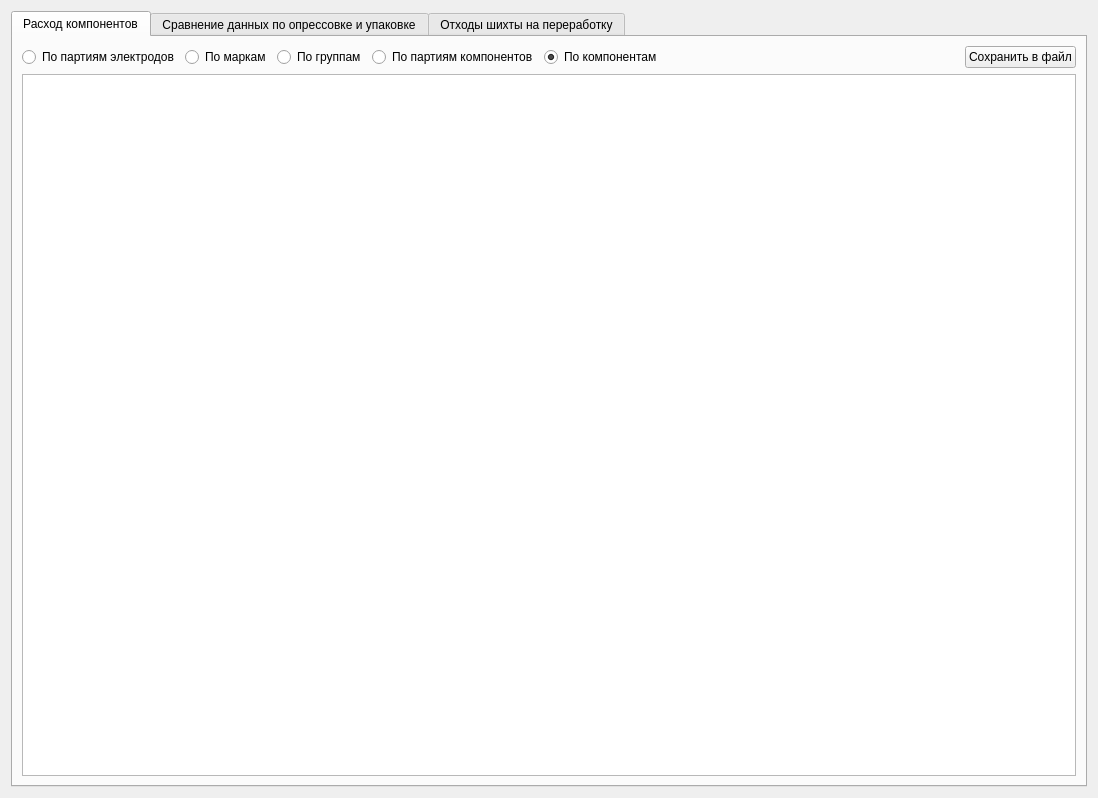
<?xml version="1.0" encoding="UTF-8"?>
<ui version="4.0">
 <class>FormReport</class>
 <widget class="QWidget" name="FormReport">
  <property name="geometry">
   <rect>
    <x>0</x>
    <y>0</y>
    <width>1098</width>
    <height>798</height>
   </rect>
  </property>
  <property name="windowTitle">
   <string>Расход компонентов</string>
  </property>
  <layout class="QVBoxLayout" name="verticalLayout">
   <item>
    <widget class="QTabWidget" name="tabWidget">
     <property name="currentIndex">
      <number>0</number>
     </property>
     <widget class="QWidget" name="tab">
      <attribute name="title">
       <string>Расход компонентов</string>
      </attribute>
      <layout class="QVBoxLayout" name="verticalLayout_2">
       <item>
        <layout class="QHBoxLayout" name="horizontalLayout">
         <item>
          <widget class="QRadioButton" name="radioButtonPart">
           <property name="text">
            <string>По партиям электродов</string>
           </property>
           <property name="checked">
            <bool>false</bool>
           </property>
          </widget>
         </item>
         <item>
          <widget class="QRadioButton" name="radioButtonMark">
           <property name="text">
            <string>По маркам</string>
           </property>
          </widget>
         </item>
         <item>
          <widget class="QRadioButton" name="radioButtonGroup">
           <property name="text">
            <string>По группам</string>
           </property>
          </widget>
         </item>
         <item>
          <widget class="QRadioButton" name="radioButtonPartComp">
           <property name="text">
            <string>По партиям компонентов</string>
           </property>
          </widget>
         </item>
         <item>
          <widget class="QRadioButton" name="radioButtonComp">
           <property name="text">
            <string>По компонентам</string>
           </property>
           <property name="checked">
            <bool>true</bool>
           </property>
          </widget>
         </item>
         <item>
          <spacer name="horizontalSpacer">
           <property name="orientation">
            <enum>Qt::Horizontal</enum>
           </property>
           <property name="sizeHint" stdset="0">
            <size>
             <width>40</width>
             <height>20</height>
            </size>
           </property>
          </spacer>
         </item>
         <item>
          <widget class="QPushButton" name="pushButtonSaveComp">
           <property name="text">
            <string>Сохранить в файл</string>
           </property>
          </widget>
         </item>
        </layout>
       </item>
       <item>
        <widget class="TableView" name="tableViewComp">
         <property name="sortingEnabled">
          <bool>false</bool>
         </property>
        </widget>
       </item>
      </layout>
     </widget>
     <widget class="QWidget" name="tab_2">
      <attribute name="title">
       <string>Сравнение данных по опрессовке и упаковке</string>
      </attribute>
      <layout class="QVBoxLayout" name="verticalLayout_3">
       <item>
        <layout class="QHBoxLayout" name="horizontalLayout_2">
         <item>
          <widget class="QRadioButton" name="radioButtonDiffPart">
           <property name="text">
            <string>По партиям</string>
           </property>
           <property name="checked">
            <bool>false</bool>
           </property>
          </widget>
         </item>
         <item>
          <widget class="QRadioButton" name="radioButtonDiffMark">
           <property name="text">
            <string>По маркам</string>
           </property>
           <property name="checked">
            <bool>true</bool>
           </property>
          </widget>
         </item>
         <item>
          <spacer name="horizontalSpacer_2">
           <property name="orientation">
            <enum>Qt::Horizontal</enum>
           </property>
           <property name="sizeHint" stdset="0">
            <size>
             <width>40</width>
             <height>20</height>
            </size>
           </property>
          </spacer>
         </item>
         <item>
          <widget class="QPushButton" name="pushButtonSaveDiff">
           <property name="text">
            <string>Сохранить в файл</string>
           </property>
          </widget>
         </item>
        </layout>
       </item>
       <item>
        <widget class="TableView" name="tableViewDiff">
         <property name="sortingEnabled">
          <bool>true</bool>
         </property>
        </widget>
       </item>
      </layout>
     </widget>
     <widget class="QWidget" name="tab_3">
      <attribute name="title">
       <string>Отходы шихты на переработку</string>
      </attribute>
      <layout class="QVBoxLayout" name="verticalLayout_4">
       <item>
        <layout class="QHBoxLayout" name="horizontalLayout_3">
         <item>
          <widget class="QRadioButton" name="radioButtonRecPart">
           <property name="text">
            <string>По партиям</string>
           </property>
          </widget>
         </item>
         <item>
          <widget class="QRadioButton" name="radioButtonRecMark">
           <property name="text">
            <string>По маркам</string>
           </property>
           <property name="checked">
            <bool>true</bool>
           </property>
          </widget>
         </item>
         <item>
          <spacer name="horizontalSpacer_3">
           <property name="orientation">
            <enum>Qt::Horizontal</enum>
           </property>
           <property name="sizeHint" stdset="0">
            <size>
             <width>40</width>
             <height>20</height>
            </size>
           </property>
          </spacer>
         </item>
         <item>
          <widget class="QPushButton" name="pushButtonSaveRec">
           <property name="text">
            <string>Сохранить в файл</string>
           </property>
          </widget>
         </item>
        </layout>
       </item>
       <item>
        <widget class="TableView" name="tableViewRec">
         <property name="sortingEnabled">
          <bool>true</bool>
         </property>
        </widget>
       </item>
      </layout>
     </widget>
    </widget>
   </item>
  </layout>
 </widget>
 <customwidgets>
  <customwidget>
   <class>TableView</class>
   <extends>QTableView</extends>
   <header>olap/tableview.h</header>
  </customwidget>
 </customwidgets>
 <resources/>
 <connections/>
</ui>
